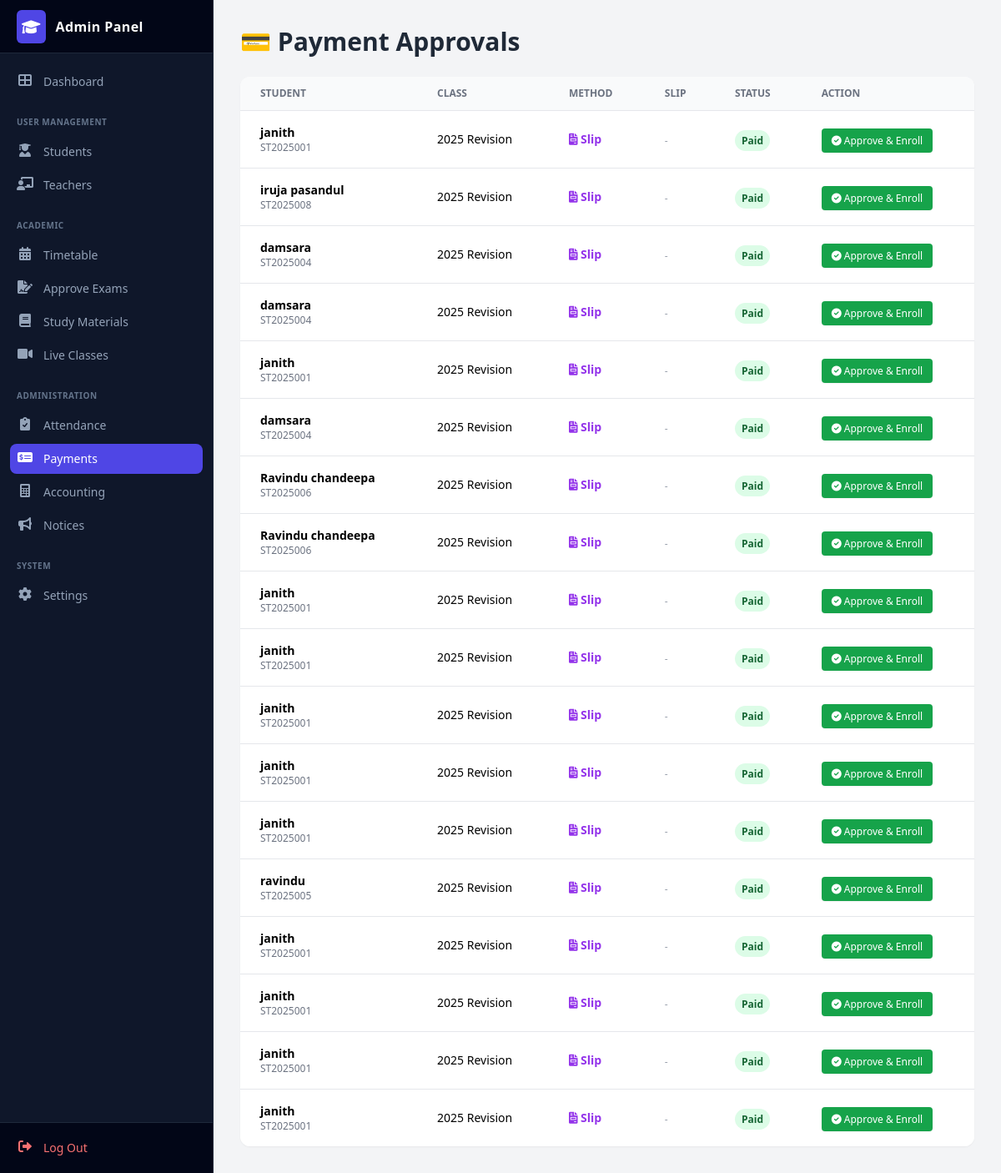
/admin/payments.php (signed in), run on the app's committed database.
### tables this page shows
CREATE TABLE `payments` (
  `payment_id` int(11) NOT NULL,
  `student_id` int(11) NOT NULL,
  `class_id` int(11) NOT NULL DEFAULT 1,
  `month` varchar(20) NOT NULL,
  `year` int(4) NOT NULL DEFAULT 2025,
  `amount` decimal(10,2) NOT NULL,
  `payment_status` enum('paid','pending','failed') NOT NULL DEFAULT 'paid',
  `transaction_id` varchar(100) DEFAULT NULL,
  `method` varchar(20) NOT NULL DEFAULT 'Cash',
  `slip_image` varchar(255) DEFAULT NULL,
  `payment_type` varchar(20) NOT NULL DEFAULT 'Full',
  `paid_date` datetime DEFAULT current_timestamp()
);

CREATE TABLE `students` (
  `student_id` int(11) NOT NULL,
  `reg_number` varchar(20) NOT NULL,
  `full_name` varchar(150) NOT NULL,
  `nic` varchar(20) NOT NULL,
  `dob` date NOT NULL,
  `gender` varchar(10) NOT NULL,
  `school` varchar(150) DEFAULT NULL,
  `address` text DEFAULT NULL,
  `student_phone` varchar(15) DEFAULT NULL,
  `parent_phone` varchar(15) NOT NULL,
  `email` varchar(150) NOT NULL,
  `stream` varchar(50) NOT NULL,
  `batch` varchar(10) NOT NULL,
  `photo` varchar(255) DEFAULT NULL,
  `registered_date` datetime DEFAULT current_timestamp(),
  `status` int(11) DEFAULT 1
);

CREATE TABLE `classes` (
  `class_id` int(11) NOT NULL,
  `class_name` varchar(100) NOT NULL,
  `stream` varchar(50) NOT NULL,
  `subject` varchar(50) NOT NULL,
  `teacher_name` varchar(100) DEFAULT NULL,
  `fee` decimal(10,2) NOT NULL,
  `day` varchar(20) DEFAULT NULL,
  `time` varchar(20) DEFAULT NULL,
  `status` tinyint(4) DEFAULT 1
);

### admin/payments.php (the view, shortened to what this page needs)
<?php
include('db_con.php');
$sql = "SELECT p.*, s.full_name, s.reg_number, c.class_name
        FROM payments p
        JOIN students s ON p.student_id = s.student_id
        JOIN classes c ON p.class_id = c.class_id
        ORDER BY p.paid_date DESC";
$result = $conn->query($sql);
?>
<!DOCTYPE html>
<html lang="en">
<head>
    <script src="https://cdn.tailwindcss.com"></script>
    <link rel="stylesheet" href="https://cdnjs.cloudflare.com/ajax/libs/font-awesome/6.0.0/css/all.min.css">
</head>
<body class="bg-gray-100 font-sans">
    <div class="flex">
        <?php include('includes/sidebar.php'); ?>
        <div class="ml-64 flex-1 p-8">
            <h1 class="text-3xl font-bold text-gray-800 mb-6">💳 Payment Approvals</h1>
            <div class="bg-white rounded-xl shadow-sm overflow-hidden">
                <table class="min-w-full divide-y divide-gray-200">
                    <thead class="bg-gray-50">
                        <tr>
                            <th class="px-6 py-3 text-left text-xs font-bold text-gray-500 uppercase">Student</th>
                            <th class="px-6 py-3 text-left text-xs font-bold text-gray-500 uppercase">Class</th>
                            <th class="px-6 py-3 text-left text-xs font-bold text-gray-500 uppercase">Method</th>
                            <th class="px-6 py-3 text-left text-xs font-bold text-gray-500 uppercase">Slip</th>
                            <th class="px-6 py-3 text-left text-xs font-bold text-gray-500 uppercase">Status</th>
                            <th class="px-6 py-3 text-left text-xs font-bold text-gray-500 uppercase">Action</th>
                        </tr>
                    </thead>
                    <tbody class="bg-white divide-y divide-gray-200">
                        <?php while ($row = $result->fetch_assoc()): ?>
                            <tr class="hover:bg-gray-50">
                                <td class="px-6 py-4">
                                    <div class="font-bold text-sm"><?php echo htmlspecialchars($row['full_name']); ?></div>
                                    <div class="text-xs text-gray-500"><?php echo $row['reg_number']; ?></div>
                                </td>
                                <td class="px-6 py-4 text-sm"><?php echo htmlspecialchars($row['class_name']); ?></td>
                                <td class="px-6 py-4 text-sm">
                                    <?php if ($row['method'] == 'Online'): ?>
                                        <span class="text-blue-600 font-bold"><i class="fas fa-globe"></i> Online</span>
                                    <?php else: ?>
                                        <span class="text-purple-600 font-bold"><i class="fas fa-file-invoice"></i> Slip</span>
                                    <?php endif; ?>
                                </td>
                                <td class="px-6 py-4">
                                    <?php if (!empty($row['slip_image'])): ?>
                                        <a href="../uploads/slips/<?php echo $row['slip_image']; ?>" target="_blank"
                                            class="text-indigo-600 underline text-xs">View Slip</a>
                                    <?php else: ?>
                                        <span class="text-gray-400 text-xs">-</span>
                                    <?php endif; ?>
                                </td>
                                <td class="px-6 py-4">
                                    <?php
                                    $status = $row['payment_status'];
                                    $color = ($status == 'paid') ? 'bg-green-100 text-green-800' : 'bg-yellow-100 text-yellow-800';
                                    echo "<span class='px-2 py-1 rounded-full text-xs font-bold $color'>" . ucfirst($status) . "</span>";
                                    ?>
                                </td>
                                <td class="px-6 py-4">
                                    <a href="approve_payment.php?pay_id=<?php echo $row['payment_id']; ?>"
                                        class="bg-green-600 text-white px-3 py-1.5 rounded text-xs hover:bg-green-700 transition shadow-sm"
                                        onclick="return confirm('Approve this payment and Enroll the student?');">
                                        <i class="fas fa-check-circle"></i> Approve & Enroll
                                    </a>
                                </td>
                            </tr>
                        <?php endwhile; ?>
                    </tbody>
                </table>
            </div>
        </div>
    </div>
</body>
</html>

### data on the page
payments: student.full_name "janith", student.reg_number "ST2025001", class.class_name "2025 Revision", method "Slip", payment_status "Paid"
payments: student.full_name "iruja pasandul", student.reg_number "ST2025008", class.class_name "2025 Revision", method "Slip", payment_status "Paid"
payments: student.full_name "damsara", student.reg_number "ST2025004", class.class_name "2025 Revision", method "Slip", payment_status "Paid"
payments: student.full_name "damsara", student.reg_number "ST2025004", class.class_name "2025 Revision", method "Slip", payment_status "Paid"
payments: student.full_name "janith", student.reg_number "ST2025001", class.class_name "2025 Revision", method "Slip", payment_status "Paid"
payments: student.full_name "damsara", student.reg_number "ST2025004", class.class_name "2025 Revision", method "Slip", payment_status "Paid"
payments: student.full_name "Ravindu chandeepa", student.reg_number "ST2025006", class.class_name "2025 Revision", method "Slip", payment_status "Paid"
payments: student.full_name "Ravindu chandeepa", student.reg_number "ST2025006", class.class_name "2025 Revision", method "Slip", payment_status "Paid"
payments: student.full_name "janith", student.reg_number "ST2025001", class.class_name "2025 Revision", method "Slip", payment_status "Paid"
payments: student.full_name "janith", student.reg_number "ST2025001", class.class_name "2025 Revision", method "Slip", payment_status "Paid"
payments: student.full_name "janith", student.reg_number "ST2025001", class.class_name "2025 Revision", method "Slip", payment_status "Paid"
payments: student.full_name "janith", student.reg_number "ST2025001", class.class_name "2025 Revision", method "Slip", payment_status "Paid"
payments: student.full_name "janith", student.reg_number "ST2025001", class.class_name "2025 Revision", method "Slip", payment_status "Paid"
payments: student.full_name "ravindu", student.reg_number "ST2025005", class.class_name "2025 Revision", method "Slip", payment_status "Paid"
payments: student.full_name "janith", student.reg_number "ST2025001", class.class_name "2025 Revision", method "Slip", payment_status "Paid"
payments: student.full_name "janith", student.reg_number "ST2025001", class.class_name "2025 Revision", method "Slip", payment_status "Paid"
payments: student.full_name "janith", student.reg_number "ST2025001", class.class_name "2025 Revision", method "Slip", payment_status "Paid"
payments: student.full_name "janith", student.reg_number "ST2025001", class.class_name "2025 Revision", method "Slip", payment_status "Paid"
